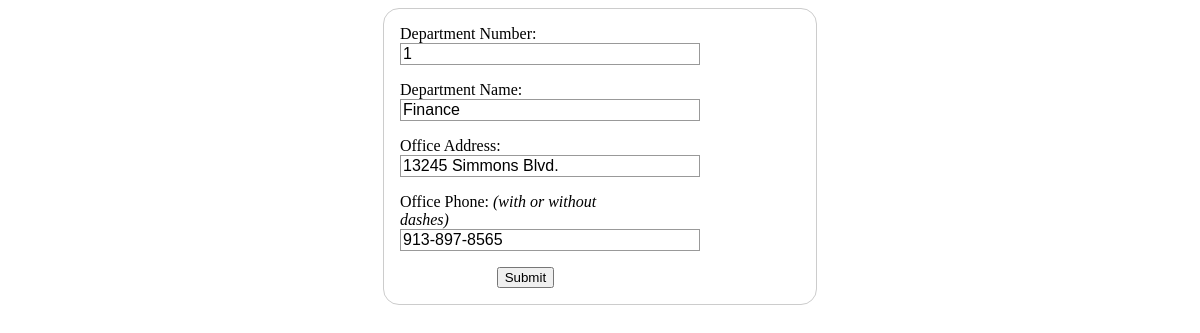
The page /current/UpdateDepartmentForm.php?id=1 on the database its author committed.
### tables this page shows
CREATE TABLE IF NOT EXISTS `department` (
  `Dept_ID` int(3) NOT NULL,
  `Dept_Name` text,
  `Office_Addr` varchar(100) DEFAULT NULL,
  `Office_Phone` varchar(12) DEFAULT NULL,
  PRIMARY KEY (`Dept_ID`)
);

### current/UpdateDepartmentForm.php (the view, shortened to what this page needs)
<!DOCTYPE html>
<html>
<head>
</head>
<?php
$id=$_GET['id'];
require 'open-db.php';
	$result= mysqli_query($conn, "SELECT Dept_ID, Dept_Name, Office_Addr, Office_Phone FROM department WHERE dept_id=$id");
while ($row = mysqli_fetch_array($result)) {
	$d = $row['Dept_ID'];
	$n = $row['Dept_Name'];
	$a = $row['Office_Addr'];
	$p = $row['Office_Phone'];
?>
	<div class="formPopup" id="updateDept">
    <form action="updateDept.php" method="post">
        <div>
          <label for="number">Department Number:</label> <input type="text" id="dep_number" name="dep_number" value="<?php echo htmlspecialchars($d); ?>" readonly="readonly">
        </div>
        <div>
          <label for="name">Department Name:</label> <input type="text" id="dep_name" name="dep_name" value="<?php echo htmlspecialchars($n); ?>" required>
        </div>
        <div>
		  <label for="address">Office Address:</label> <input    type="text" id="address" name="address" value="<?php echo htmlspecialchars($a); ?>">
        </div>
        <div>
          <label for="phone">Office Phone: <i>(with or without dashes)</i></label> <input type="text" id="phone" name="phone" value="<?php echo htmlspecialchars($p); ?>">
        </div>
        <div class="button">
          <button type="submit">Submit</button>
        </div>
    </form>
</html>
<?php } ?>

### current/UpdateDepartmentForm.php (style rules this page uses)
form { margin: 0 auto; width: 400px; padding: 1em; border: 1px solid #CCC; border-radius: 1em; }
form div + div { margin-top: 1em; }
label { display: inline-block; width: 200px; text-align: left; }
input, textarea { font: 1em sans-serif; width: 300px; box-sizing: border-box; border: 1px solid #999; }
.button { padding-left: 90px; }
button { margin-left: .5em; }

### rows shown on the page
department: dep_number "1", dep_name "Finance", address "13245 Simmons Blvd.", phone "913-897-8565"
